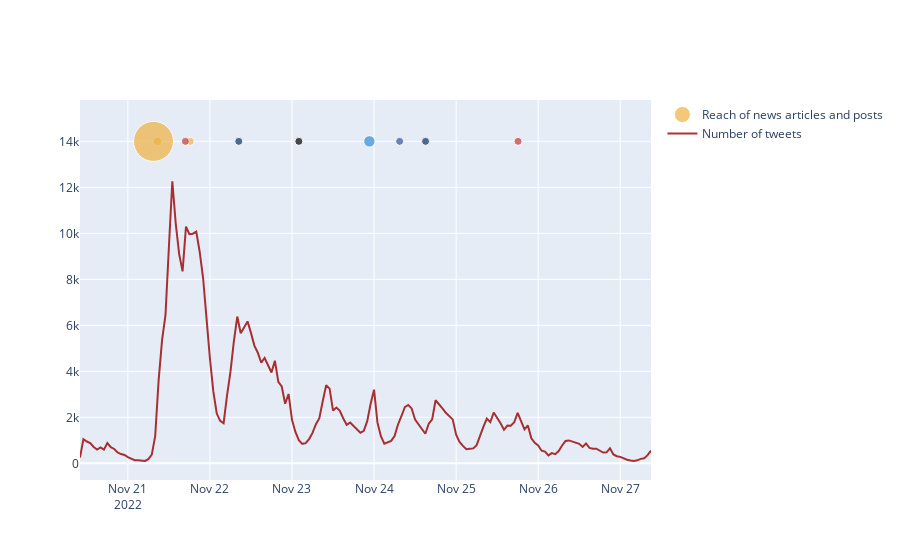

This figure's notebook cell:
### Markdown cell above
Create a combined reach of news articles and number of tweets plot.

### Code cell
trace1 = go.Scatter(
    x = df_news_articles_stats["Date"], 
    y = df_news_articles_stats["y"],
    name = "Reach of news articles and posts",
    mode = 'markers',
    text = df_news_articles_stats["News agency"],
    marker = dict(
        color = df_news_articles_stats["Color"],
        size = df_news_articles_stats["Total number of engagements"],
        sizemode = 'area',
        sizeref = 2.*max(df_news_articles_stats["Total number of engagements"])/(40.**2),
        sizemin = 4
    ),
    hovertemplate = "News agency: %{text} <br>Reach: %{marker.size} <extra></extra>"
)


trace2 = go.Scatter(
    x = df_number_of_tweets["Date"], 
    y = df_number_of_tweets["Number of tweets"],
    marker_color="rgba(152, 0, 0, .8)",
    name = "Number of tweets"
)

fig = go.Figure()
fig.add_trace(trace1)
fig.add_trace(trace2)
fig.update_layout(
    hoverlabel_align = 'right')
fig.update_layout(hovermode="x unified")
fig.show()

### Figure 1 — Plotly figure (JSON) as saved in the notebook; plotly's stock layout.template omitted (floating-point values rounded to 4 significant figures; data arrays with more than 128 entries replaced by an {"elided": "..."} marker saying what was removed)
{"data": [{"hovertemplate": "News agency: %{text} <br>Reach: %{marker.size} <extra></extra>", "marker": {"color": ["rgb(239, 177, 65)", "rgb(47, 141, 216)", "rgb(7, 50, 99)", "rgb(7, 50, 99)", "rgb(199, 54, 54)", "rgb(239, 177, 65)", null, "rgb(239, 177, 65)", "rgb(53, 80, 161)", "rgb(199, 54, 54)"], "size": [6513, 203914, 1657, 16543, 27496, 113264, 2831, 2530000, 14961, 633], "sizemin": 4, "sizemode": "area", "sizeref": 3162.0}, "mode": "markers", "name": "Reach of news articles and posts", "text": ["CBS", "Elon Musk's Twitter", "Fox News", "Fox News", "New York Post", "CBS Mornings Youtube Channel ", "Washington Post", "CBS Mornings", "Newsmax", "New York Post"], "type": "scatter", "x": ["2022-11-21T18:14:00", "2022-11-23T22:38:00", "2022-11-22T08:26:00", "2022-11-24T15:04:00", "2022-11-21T16:49:00", "2022-11-21T08:39:59", "2022-11-23T02:00:00", "2022-11-21T07:30:00", "2022-11-24T07:29:00", "2022-11-25T18:07:00"], "y": [14000, 14000, 14000, 14000, 14000, 14000, 14000, 14000, 14000, 14000]}, {"marker": {"color": "rgba(152, 0, 0, .8)"}, "name": "Number of tweets", "type": "scatter", "x": {"elided": "168 str values"}, "y": {"elided": "168 int values"}}], "layout": {"hoverlabel": {"align": "right"}, "hovermode": "x unified"}}
